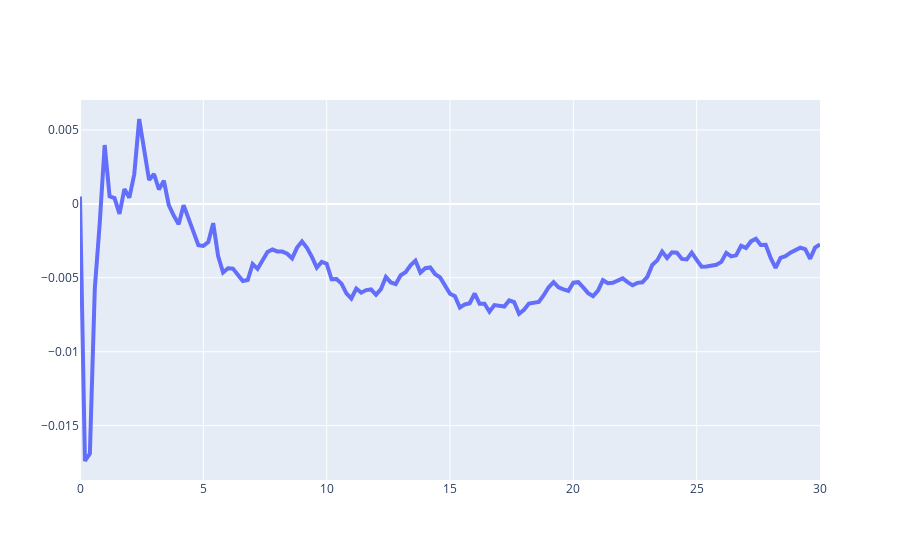
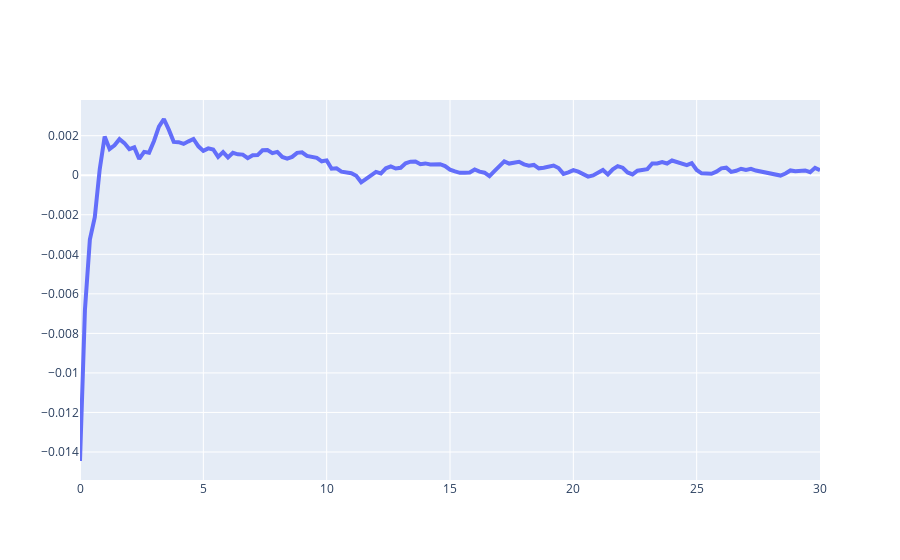

The code cell stored with these charts, in order, in its notebook:
### Code cell
eavex = [eave[i, 0] for i in range(kf_steps)]
eavev = [eave[i, 1] for i in range(kf_steps)]
eaveb = [eave[i, 2] for i in range(kf_steps)]


figeavex = go.Figure()
figeavex.add_trace(go.Scatter(x=t_kf, y=eavex, name="Error", line=dict(width=4)))
figeavex.show()

figeavev = go.Figure()
figeavev.add_trace(go.Scatter(x=t_kf, y=eavev, name="Error", line=dict(width=4)))
figeavev.show()

### Figure 1 — Plotly figure (JSON) as saved in the notebook; plotly's stock layout.template omitted (floating-point values rounded to 4 significant figures; data arrays with more than 128 entries replaced by an {"elided": "..."} marker saying what was removed)
{"data": [{"line": {"width": 4}, "name": "Error", "type": "scatter", "x": {"elided": "151 float values"}, "y": {"elided": "151 float values"}}], "layout": {}}

### Figure 2 — Plotly figure (JSON) as saved in the notebook; plotly's stock layout.template omitted (floating-point values rounded to 4 significant figures; data arrays with more than 128 entries replaced by an {"elided": "..."} marker saying what was removed)
{"data": [{"line": {"width": 4}, "name": "Error", "type": "scatter", "x": {"elided": "151 float values"}, "y": {"elided": "151 float values"}}], "layout": {}}
